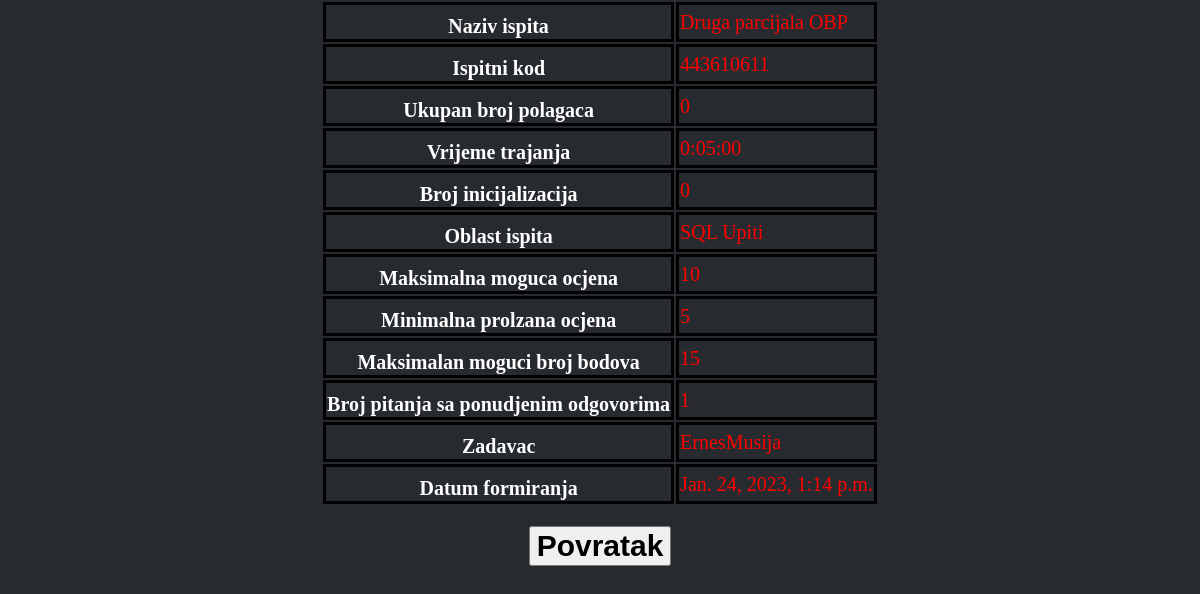
Page /napravi_pitanje/125 on the committed database.
### ExamApp/models.py (models this page shows, shortened)
class Ispit(models.Model):
    naziv_ispita = models.CharField(max_length=40)
    ispitni_kod = models.CharField(max_length=10)
    ukupan_broj_polagaca = models.IntegerField(default=0)
    vrijeme_trajanja = models.DurationField(default=timedelta(seconds=300))
    broj_inicijalizacija = models.IntegerField(default=0)
    oblast_ispita = models.CharField(max_length=40, blank=True)
    max_ocjena = models.IntegerField(default=5)
    min_ocjena = models.IntegerField(default=1)
    broj_zaokruzi_pitanja = models.IntegerField(default=0)
    broj_zadataka = models.IntegerField(default=0)
    zadavac = models.ForeignKey(Zadavac, on_delete=models.CASCADE)
    datum_formiranja = models.DateTimeField(auto_now_add=True)
    pokrenut = models.BooleanField(default=False)

class Zadavac(models.Model):
    broj_ispita = models.IntegerField(default=0)
    broj_neocjenjenih_ispita = models.IntegerField(default=0)
    user = models.OneToOneField(MyUser, on_delete=models.CASCADE, primary_key=True)
    def __str__(self):
        return self.user.username

class MyUser(AbstractBaseUser, PermissionsMixin):
    username = models.CharField(max_length=25, unique=True)
    password = models.CharField(max_length=250)
    email = models.EmailField(max_length=80, unique=True)
    ime = models.CharField(max_length=25)
    prezime = models.CharField(max_length=25)
    broj_telefona = models.CharField(max_length=15, blank=True)
    date_of_birth = models.DateField(blank=True, null=True)
    Zadavac = 'Z'
    Polagac = 'P'
    ROLE = [
        (Zadavac, 'Zadavac'),
        (Polagac, 'Polagac'),
    ]
    role = models.CharField(max_length=1, choices=ROLE, default=Polagac,)
    is_staff = models.BooleanField(default=False)
    is_active = models.BooleanField(default=False)
    objects = Manager()
    USERNAME_FIELD = 'email'
    REQUIRED_FIELDS = ['username', 'ime', 'prezime', 'role']

### ExamApp/views.py (the view)
# urls.py: path('napravi_pitanje/<int:pk>', views.napravi_pitanje, name="napravi_pitanje"),
def napravi_pitanje(request, pk):
    trenutni_ispit = Ispit.objects.latest('id')
    broj_zadataka = trenutni_ispit.broj_zadataka
    broj_zaokruzi = trenutni_ispit.broj_zaokruzi_pitanja
    broj_pitanja = broj_zadataka + broj_zaokruzi
    if request.method == 'POST':
        pitanje_forma = PitanjeForma(request.POST)
        if pitanje_forma.is_valid():
            nova_pitanje_forma = pitanje_forma.save(commit=False)
            nova_pitanje_forma.ispit = trenutni_ispit
            nova_pitanje_forma.save()
    pitanje_forma = PitanjeForma()
    if request.method == 'POST':
        zaokruzi_forma = ZaokruziPitanjeForma(request.POST)
        if zaokruzi_forma.is_valid():
            nova_zaokruzi_forma = zaokruzi_forma.save(commit=False)
            nova_zaokruzi_forma.pitanje = Pitanja.objects.latest('id')
            nova_zaokruzi_forma.save()
    zaokruzi_forma = ZaokruziPitanjeForma()
    if pk > broj_zaokruzi:
        if request.method == 'POST':
            zadatak_forma = ZadatakPitanjeForma(request.POST)
            if zadatak_forma.is_valid():
                nova_zadatak_forma = zadatak_forma.save(commit=False)
                nova_zadatak_forma.pitanje = Pitanja.objects.latest('id')
                nova_zadatak_forma.save()
    zadatak_forma = ZadatakPitanjeForma()
    if broj_pitanja >= pk:
        pk = pk + 1
    max_bodovi = 0
    sva_pitanja = Pitanja.objects.filter(ispit=trenutni_ispit)
    for i in sva_pitanja:
        max_bodovi += i.max_bodovi
    context = {
        'pitanje_forma': pitanje_forma,
        'zaokruzi_forma': zaokruzi_forma,
        'pk': pk,
        'broj_pitanja': broj_pitanja,
        'zadatak_forma': zadatak_forma,
        'broj_zadataka': broj_zadataka,
        'broj_zaokruzi': broj_zaokruzi,
        'podaci': trenutni_ispit,
        'max_bodovi': max_bodovi,
    }
    return render(request, 'napravi_pitanje.html', context)

### templates/napravi_pitanje.html (shortened to what this page needs)
{% load static %}
<!DOCTYPE html>
<html>
  <head>
	  <link rel="stylesheet" href="{% static 'styles.css' %}">
  </head>
  <body>
  {% if pk <= broj_pitanja %}
    <center><h1 style="font-size:20px;color:white;padding-top: 15px;">Unesite {{pk}}. pitanje: </h1></center>
   <form method="post" action="{% url 'napravi_pitanje' pk %}" >
   {% csrf_token %}
       {% if pk <= broj_zaokruzi %}
    {{pitanje_forma}}
       {{zaokruzi_forma}}
      {% elif pk <= broj_pitanja %}
       {{pitanje_forma}}
       {{zadatak_forma}}
      {% endif %}
       <input type="submit" value="Submit" />
    </form>
  {% else %}
  <center>
    <table>
  <tr>
    <th style="border: 3px solid black; color:white; font-size:20px;padding-top: 10px;">Naziv ispita </th>
    <td style="border: 3px solid black; color:red; font-size:20px;"> {{ podaci.naziv_ispita }} </td>
  </tr>
  <tr>
    <th style="border: 3px solid black; color:white; font-size:20px;padding-top: 10px;"> Ispitni kod </th>
    <td style="border: 3px solid black; color:red; font-size:20px;"> {{ podaci.ispitni_kod }} </td>
  </tr>
  <tr>
    <th style="border: 3px solid black; color:white; font-size:20px;padding-top: 10px;"> Ukupan broj polagaca </th>
    <td style="border: 3px solid black; color:red; font-size:20px;"> {{ podaci.ukupan_broj_polagaca }} </td>
  </tr>
  <tr>
    <th style="border: 3px solid black; color:white; font-size:20px;padding-top: 10px;"> Vrijeme trajanja </th>
    <td style="border: 3px solid black; color:red; font-size:20px;"> {{ podaci.vrijeme_trajanja }} </td>
  </tr>
  <tr>
    <th style="border: 3px solid black; color:white; font-size:20px;padding-top: 10px;"> Broj inicijalizacija </th>
    <td style="border: 3px solid black; color:red; font-size:20px;"> {{ podaci.broj_inicijalizacija }} </td>
  </tr>
  <tr>
    <th style="border: 3px solid black; color:white; font-size:20px;padding-top: 10px;"> Oblast ispita </th>
    <td style="border: 3px solid black; color:red; font-size:20px;"> {{ podaci.oblast_ispita }} </td>
  </tr>
  <tr>
    <th style="border: 3px solid black; color:white; font-size:20px;padding-top: 10px;"> Maksimalna moguca ocjena </th>
    <td style="border: 3px solid black; color:red; font-size:20px"> {{ podaci.max_ocjena }} </td>
  </tr>
    <tr>
    <th style="border: 3px solid black; color:white; font-size:20px;padding-top: 10px;"> Minimalna prolzana ocjena </th>
    <td style="border: 3px solid black; color:red; font-size:20px"> {{ podaci.min_ocjena }} </td>
  </tr>
  <tr>
    <th style="border: 3px solid black; color:white; font-size:20px;padding-top: 10px;"> Maksimalan moguci broj bodova </th>
    <td style="border: 3px solid black; color:red; font-size:20px"> {{ max_bodovi }} </td>
  </tr>
  <tr>
    <th style="border: 3px solid black; color:white; font-size:20px;padding-top: 10px;"> Broj pitanja sa ponudjenim odgovorima </th>
    <td style="border: 3px solid black; color:red; font-size:20px"> {{ podaci.broj_zaokruzi_pitanja }} </td>
  </tr>
  <tr>
    <th style="border: 3px solid black; color:white; font-size:20px;padding-top: 10px;"> Zadavac </th>
    <td style="border: 3px solid black; color:red; font-size:20px"> {{ podaci.zadavac }} </td>
  </tr>
  <tr>
    <th style="border: 3px solid black; color:white; font-size:20px;padding-top: 10px;"> Datum formiranja </th>
    <td style="border: 3px solid black; color:red; font-size:20px"> {{ podaci.datum_formiranja }} </td>
  </tr>
</table></center>
  <center>
  <button onclick="window.location.href='/'" style="margin-top: 20px;font-size:30px;color:black;font-weight: bold">Povratak</button>
</center>
  {% endif %}
  </body>
</html>

### static/styles.css (style rules this page uses)
body { width: 100%; height: 100vh; margin: 0; background-color: #272b30; color: #f5f6f7; font-family: Tahoma; font-size: 16px; }

### rows in the picture
Ispit: naziv_ispita "Druga parcijala OBP", ispitni_kod "443610611", ukupan_broj_polagaca "0", vrijeme_trajanja "0:05:00", broj_inicijalizacija "0", oblast_ispita "SQL Upiti", max_ocjena "10", min_ocjena "5", broj_zaokruzi_pitanja "1", zadavac "ErnesMusija", datum_formiranja "Jan. 24, 2023, 1:14 p.m."

### other values in the picture
{{ max_bodovi }} "15"
